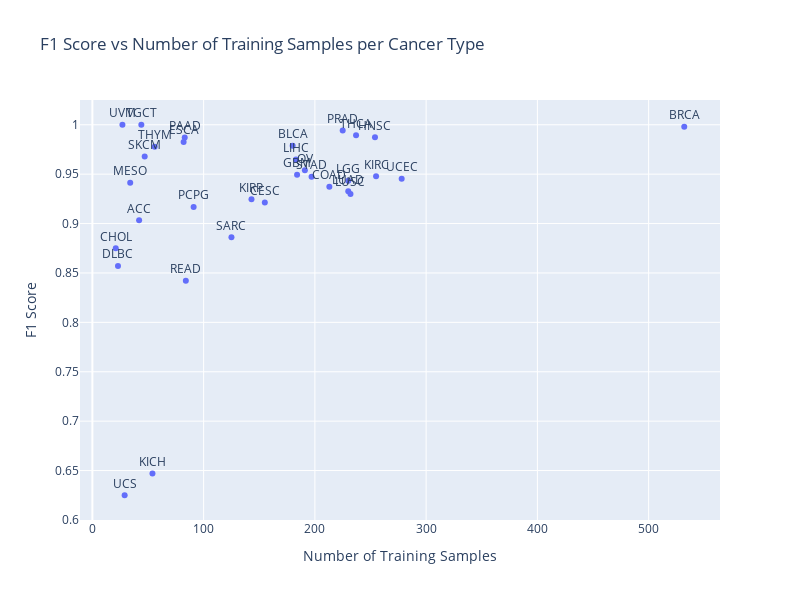

Write notebook code for a chart like this one.
### Code cell
# Create the scatter plot
fig = px.scatter(
    df_val_f1_label, 
    x='n_train', 
    y='f1', 
    text='label',
    title='F1 Score vs Number of Training Samples per Cancer Type',
    labels={'f1': 'F1 Score', 'n_train': 'Number of Training Samples', 'n_val': 'Number of Validation Samples'},
    hover_data=['label', 'f1', 'n_train', 'n_val']
)

fig.update_traces(textposition='top center')
fig.update_layout(height=600, width=800)

fig.show()

### Figure 1 — Plotly figure (JSON) as saved in the notebook; plotly's stock layout.template omitted (floating-point values rounded to 4 significant figures)
{"data": [{"customdata": [["ACC", 16], ["BLCA", 70], ["BRCA", 232], ["CESC", 45], ["CHOL", 9], ["COAD", 85], ["DLBC", 8], ["ESCA", 28], ["GBM", 80], ["HNSC", 118], ["KICH", 19], ["KIRC", 111], ["KIRP", 55], ["LGG", 103], ["LIHC", 56], ["LUAD", 104], ["LUSC", 97], ["MESO", 18], ["OV", 65], ["PAAD", 39], ["PCPG", 35], ["PRAD", 87], ["READ", 31], ["SARC", 43], ["SKCM", 16], ["STAD", 67], ["TGCT", 19], ["THCA", 93], ["THYM", 22], ["UCEC", 111], ["UCS", 8], ["UVM", 15]], "hovertemplate": "Number of Training Samples=%{x}<br>F1 Score=%{y}<br>label=%{customdata[0]}<br>Number of Validation Samples=%{customdata[1]}<extra></extra>", "legendgroup": "", "marker": {"color": "#636efa", "symbol": "circle"}, "mode": "markers+text", "name": "", "orientation": "v", "showlegend": false, "text": ["ACC", "BLCA", "BRCA", "CESC", "CHOL", "COAD", "DLBC", "ESCA", "GBM", "HNSC", "KICH", "KIRC", "KIRP", "LGG", "LIHC", "LUAD", "LUSC", "MESO", "OV", "PAAD", "PCPG", "PRAD", "READ", "SARC", "SKCM", "STAD", "TGCT", "THCA", "THYM", "UCEC", "UCS", "UVM"], "textposition": "top center", "type": "scatter", "x": [42, 180, 532, 155, 21, 213, 23, 82, 184, 254, 54, 255, 143, 230, 183, 230, 232, 34, 191, 83, 91, 225, 84, 125, 47, 197, 44, 237, 56, 278, 29, 27], "xaxis": "x", "y": [0.9032, 0.9787, 0.9978, 0.9213, 0.875, 0.9371, 0.8571, 0.9825, 0.9494, 0.9873, 0.6471, 0.9478, 0.9245, 0.9434, 0.9649, 0.9327, 0.93, 0.9412, 0.9538, 0.987, 0.9167, 0.9943, 0.8421, 0.8861, 0.9677, 0.9474, 1.0, 0.9892, 0.9778, 0.9455, 0.625, 1.0], "yaxis": "y"}], "layout": {"height": 600, "legend": {"tracegroupgap": 0}, "title": {"text": "F1 Score vs Number of Training Samples per Cancer Type"}, "width": 800, "xaxis": {"anchor": "y", "domain": [0, 1], "title": {"text": "Number of Training Samples"}}, "yaxis": {"anchor": "x", "domain": [0, 1], "title": {"text": "F1 Score"}}}}
